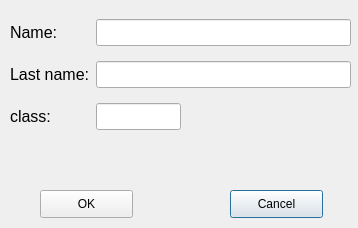
<?xml version="1.0" encoding="UTF-8"?>
<ui version="4.0">
 <class>RemoveStudent</class>
 <widget class="QDialog" name="RemoveStudent">
  <property name="geometry">
   <rect>
    <x>0</x>
    <y>0</y>
    <width>358</width>
    <height>228</height>
   </rect>
  </property>
  <property name="windowTitle">
   <string>Remove student</string>
  </property>
  <property name="windowIcon">
   <iconset resource="icons.qrc">
    <normaloff>:/new/prefix1/school.png</normaloff>:/new/prefix1/school.png</iconset>
  </property>
  <widget class="QWidget" name="gridLayoutWidget">
   <property name="geometry">
    <rect>
     <x>10</x>
     <y>10</y>
     <width>341</width>
     <height>131</height>
    </rect>
   </property>
   <layout class="QGridLayout" name="gridLayout">
    <item row="2" column="0">
     <widget class="QLabel" name="label_3">
      <property name="font">
       <font>
        <pointsize>12</pointsize>
       </font>
      </property>
      <property name="text">
       <string>class:</string>
      </property>
     </widget>
    </item>
    <item row="0" column="0">
     <widget class="QLabel" name="label">
      <property name="font">
       <font>
        <pointsize>12</pointsize>
       </font>
      </property>
      <property name="text">
       <string>Name:</string>
      </property>
     </widget>
    </item>
    <item row="1" column="0">
     <widget class="QLabel" name="label_2">
      <property name="font">
       <font>
        <pointsize>12</pointsize>
       </font>
      </property>
      <property name="text">
       <string>Last name:</string>
      </property>
     </widget>
    </item>
    <item row="0" column="1">
     <widget class="QLineEdit" name="name">
      <property name="font">
       <font>
        <pointsize>12</pointsize>
       </font>
      </property>
     </widget>
    </item>
    <item row="1" column="1">
     <widget class="QLineEdit" name="lastName">
      <property name="font">
       <font>
        <pointsize>12</pointsize>
       </font>
      </property>
     </widget>
    </item>
    <item row="2" column="1">
     <widget class="QLineEdit" name="usrClass">
      <property name="sizePolicy">
       <sizepolicy hsizetype="Fixed" vsizetype="Fixed">
        <horstretch>0</horstretch>
        <verstretch>0</verstretch>
       </sizepolicy>
      </property>
      <property name="maximumSize">
       <size>
        <width>85</width>
        <height>16777215</height>
       </size>
      </property>
      <property name="font">
       <font>
        <pointsize>12</pointsize>
       </font>
      </property>
      <property name="maxLength">
       <number>5</number>
      </property>
     </widget>
    </item>
   </layout>
  </widget>
  <widget class="QPushButton" name="pushButton">
   <property name="geometry">
    <rect>
     <x>40</x>
     <y>190</y>
     <width>93</width>
     <height>28</height>
    </rect>
   </property>
   <property name="text">
    <string>OK</string>
   </property>
  </widget>
  <widget class="QPushButton" name="pushButton_2">
   <property name="geometry">
    <rect>
     <x>230</x>
     <y>190</y>
     <width>93</width>
     <height>28</height>
    </rect>
   </property>
   <property name="text">
    <string>Cancel</string>
   </property>
   <property name="default">
    <bool>true</bool>
   </property>
  </widget>
  <widget class="QLabel" name="label_4">
   <property name="geometry">
    <rect>
     <x>10</x>
     <y>160</y>
     <width>311</width>
     <height>16</height>
    </rect>
   </property>
   <property name="font">
    <font>
     <pointsize>12</pointsize>
    </font>
   </property>
   <property name="text">
    <string/>
   </property>
  </widget>
 </widget>
 <resources>
  <include location="icons.qrc"/>
 </resources>
 <connections/>
</ui>
